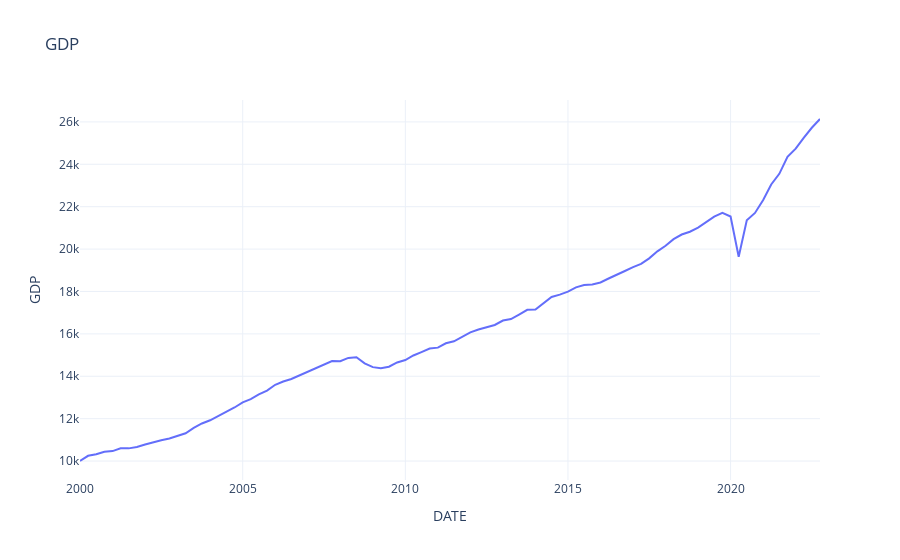

The notebook cell this image was saved under:
### Code cell
# plot gdp
px.line(gdp, x=gdp.index, y='GDP', title='GDP', template='plotly_white')
